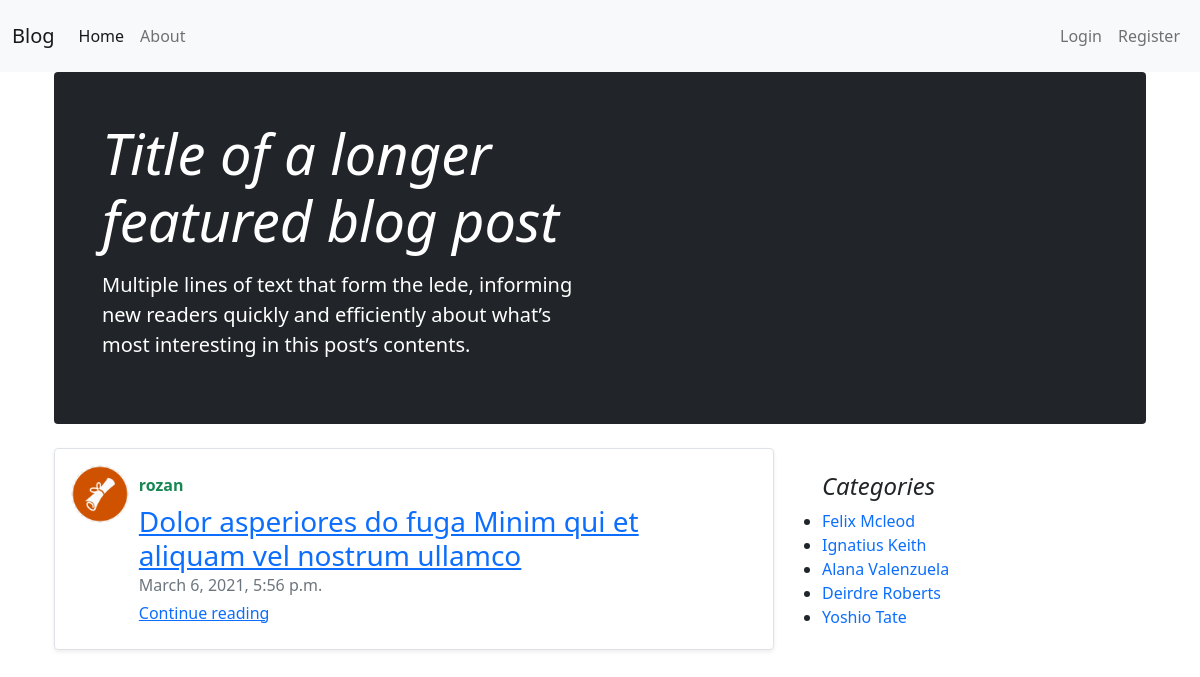
Page /blog/categories/alana-valenzuela/ on the earlier database version.
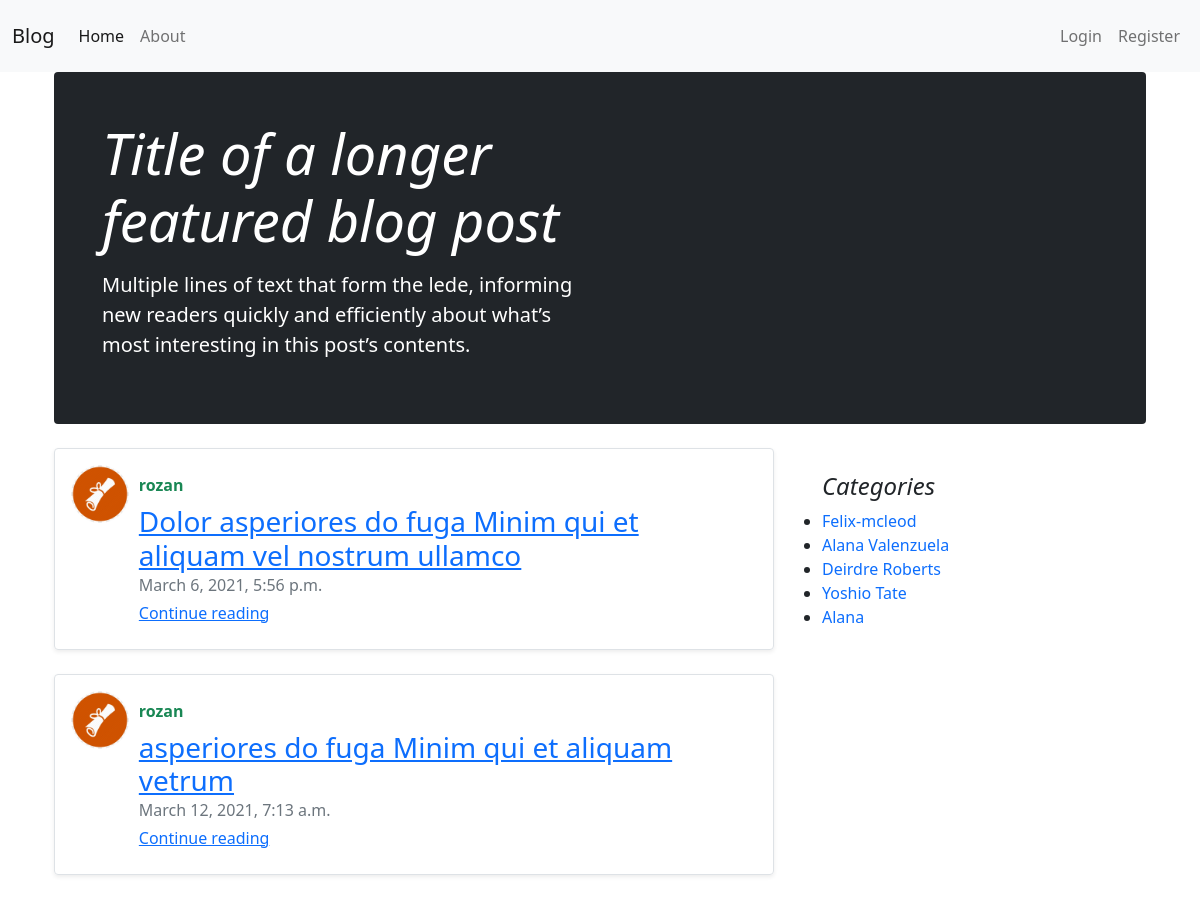
Same page on the later database version.
### blog/models.py (models this page shows, shortened)
class Post(models.Model):
    title = models.CharField(max_length=100)
    content = models.TextField()
    date_posted = models.DateTimeField(auto_now_add=True)
    author = models.ForeignKey(User, on_delete=models.CASCADE)
    category = models.ForeignKey(Category, on_delete=models.CASCADE, null=True)

class Category(models.Model):
    name = models.CharField(max_length=255)
    slug = models.SlugField(max_length=255)

### users/models.py (models this page shows, shortened)
class Profile(models.Model):
    user = models.OneToOneField(User, on_delete=models.CASCADE)
    image = models.ImageField(upload_to='profile_pics', default='default.png')

### blog/views.py (the view)
# urls.py: path('categories/<slug:slug>/', views.cat_posts, name='cat_posts'),
def cat_posts(request, slug):
    category = get_object_or_404(Category, slug=slug)
    posts = Post.objects.filter(category=category)
    return render(request, 'blog/cat_posts.html', {'posts': posts})

### basket/context_processors.py (called while the page is built)
def basket(request):
    return{
        'basket': Basket(request)
    }

### blog/context_processors.py (called while the page is built)
def cats(request):
    return {
        'catgs': Category.objects.all()
    }

### onlinestore/context_processors.py (called while the page is built)
def categories(request):
    return {
        'categories': Category.objects.all()
    }

### templates/blog/cat_posts.html (shortened to what this page needs)
{% extends './base.html' %}
{% block 'content' %}
<main class="container">
    <div class="p-4 p-md-5 mb-4 text-white rounded bg-dark">
        <div class="col-md-6 px-0">
            <h1 class="display-4 fst-italic">Title of a longer featured blog post</h1>
            <p class="lead my-3">Multiple lines of text that form the lede, informing new readers quickly and
                efficiently about what’s most interesting in this post’s contents.</p>
        </div>
    </div>
    <div class="row">
        <div class="col-md-8">
            {% for post in posts%}
            <div class="row g-0 border rounded overflow-hidden  mb-4 shadow-sm ">
                <div class="col-1">
                    <img class="bd-placeholder-img rounded-circle p-3" style="height:90px;" src="{{post.author.profile.image.url}}" alt="">
                </div>
                <div class="col p-4 d-flex flex-column position-static">
                    <strong class="d-inline-block mb-2 text-success">{{post.author}}</strong>
                    <a href="{% url 'blog:show' post.id%}"><h3 class="mb-0">{{post.title}} </h3></a>
                    <div class="mb-1 text-muted"> {{post.date_posted}}</div>
                    <a href="{% url 'blog:show' post.id%}" class="">Continue reading</a>
                </div>
            </div>
            {% endfor %}
        </div>
        <div class="col-md-4">
            <div class="p-4">
                <h4 class="fst-italic">Categories</h4>
                <ul class="list-group list-group-flush">
                    {% for category in catgs %}
                    <li><a href="{% url 'blog:cat_posts' category.slug %}" style="text-decoration:none">{{category.name}}</a>
                    </li>
                    {% endfor %}
                </ul>
            </div>
        </div>
    </div>
</main>
{% endblock %}

Differences in the rows shown:
removed Category: name "Ignatius Keith"
added Post: author.profile.image (picture), author "rozan", title "asperiores do fuga Minim qui et aliquam vetrum", date_posted "March 12, 2021, 7:13 a.m."
changed Category: name "Felix Mcleod" → "Felix-mcleod"
added Category: name "Alana"
